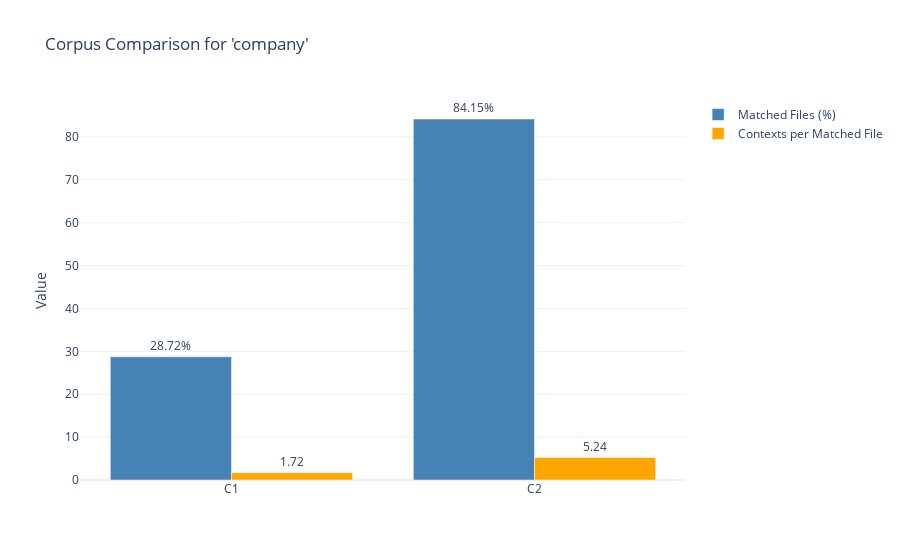

The notebook cell this image was saved under:
### Code cell
fig = Haeufigkeit_corpus_comparison(stats_c1, stats_c2,target_word)
save_figure(fig, "Haeufigkeit_c1_c2_embedding_company.html")

### Figure 1 — Plotly figure (JSON) as saved in the notebook; plotly's stock layout.template omitted (floating-point values rounded to 4 significant figures)
{"data": [{"marker": {"color": "steelblue"}, "name": "Matched Files (%)", "text": ["28.72%", "84.15%"], "textposition": "outside", "type": "bar", "x": ["C1", "C2"], "y": [28.72, 84.15]}, {"marker": {"color": "orange"}, "name": "Contexts per Matched File", "text": ["1.72", "5.24"], "textposition": "outside", "type": "bar", "x": ["C1", "C2"], "y": [1.716, 5.241]}], "layout": {"barmode": "group", "title": {"text": "Corpus Comparison for 'company'"}, "yaxis": {"title": {"text": "Value"}}}}
